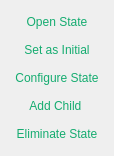
   <widget class="QWidget" name="widget_on_state_options" native="true">
    <property name="geometry">
     <rect>
      <x>705</x>
      <y>300</y>
      <width>101</width>
      <height>121</height>
     </rect>
    </property>
    <property name="cursor">
     <cursorShape>ArrowCursor</cursorShape>
    </property>
    <layout class="QVBoxLayout" name="verticalLayout_25">
     <property name="sizeConstraint">
      <enum>QLayout::SetFixedSize</enum>
     </property>
     <item>
      <widget class="QPushButton" name="pb_open_state">
       <property name="cursor">
        <cursorShape>PointingHandCursor</cursorShape>
       </property>
       <property name="styleSheet">
        <string notr="true">font:  10pt &quot;Segoe UI&quot;;
border-color: rgb(21, 172, 112);
color:  rgb(21, 172, 112);</string>
       </property>
       <property name="text">
        <string>Open State</string>
       </property>
       <property name="flat">
        <bool>true</bool>
       </property>
      </widget>
     </item>
     <item>
      <widget class="QPushButton" name="pb_set_as_initial">
       <property name="cursor">
        <cursorShape>PointingHandCursor</cursorShape>
       </property>
       <property name="styleSheet">
        <string notr="true">font:  10pt &quot;Segoe UI&quot;;
border-color: rgb(21, 172, 112);
color:  rgb(21, 172, 112);</string>
       </property>
       <property name="text">
        <string>Set as Initial</string>
       </property>
       <property name="flat">
        <bool>true</bool>
       </property>
      </widget>
     </item>
     <item>
      <widget class="QPushButton" name="pb_configure_state">
       <property name="cursor">
        <cursorShape>PointingHandCursor</cursorShape>
       </property>
       <property name="styleSheet">
        <string notr="true">font: 10pt &quot;Segoe UI&quot;;
border-color: rgb(21, 172, 112);
color:  rgb(21, 172, 112);</string>
       </property>
       <property name="text">
        <string>Configure State</string>
       </property>
       <property name="flat">
        <bool>true</bool>
       </property>
      </widget>
     </item>
     <item>
      <widget class="QPushButton" name="pb_add_sub_sate">
       <property name="cursor">
        <cursorShape>PointingHandCursor</cursorShape>
       </property>
       <property name="styleSheet">
        <string notr="true">font: 10pt &quot;Segoe UI&quot;;
border-color: rgb(21, 172, 112);
color:  rgb(21, 172, 112);</string>
       </property>
       <property name="text">
        <string>Add Child </string>
       </property>
       <property name="flat">
        <bool>true</bool>
       </property>
      </widget>
     </item>
     <item>
      <widget class="QPushButton" name="pb_eliminate_state">
       <property name="cursor">
        <cursorShape>PointingHandCursor</cursorShape>
       </property>
       <property name="styleSheet">
        <string notr="true">font: 10pt &quot;Segoe UI&quot;;
border-color: rgb(21, 172, 112);
color:  rgb(21, 172, 112);</string>
       </property>
       <property name="text">
        <string>Eliminate State</string>
       </property>
       <property name="flat">
        <bool>true</bool>
       </property>
      </widget>
     </item>
    </layout>
   </widget>
